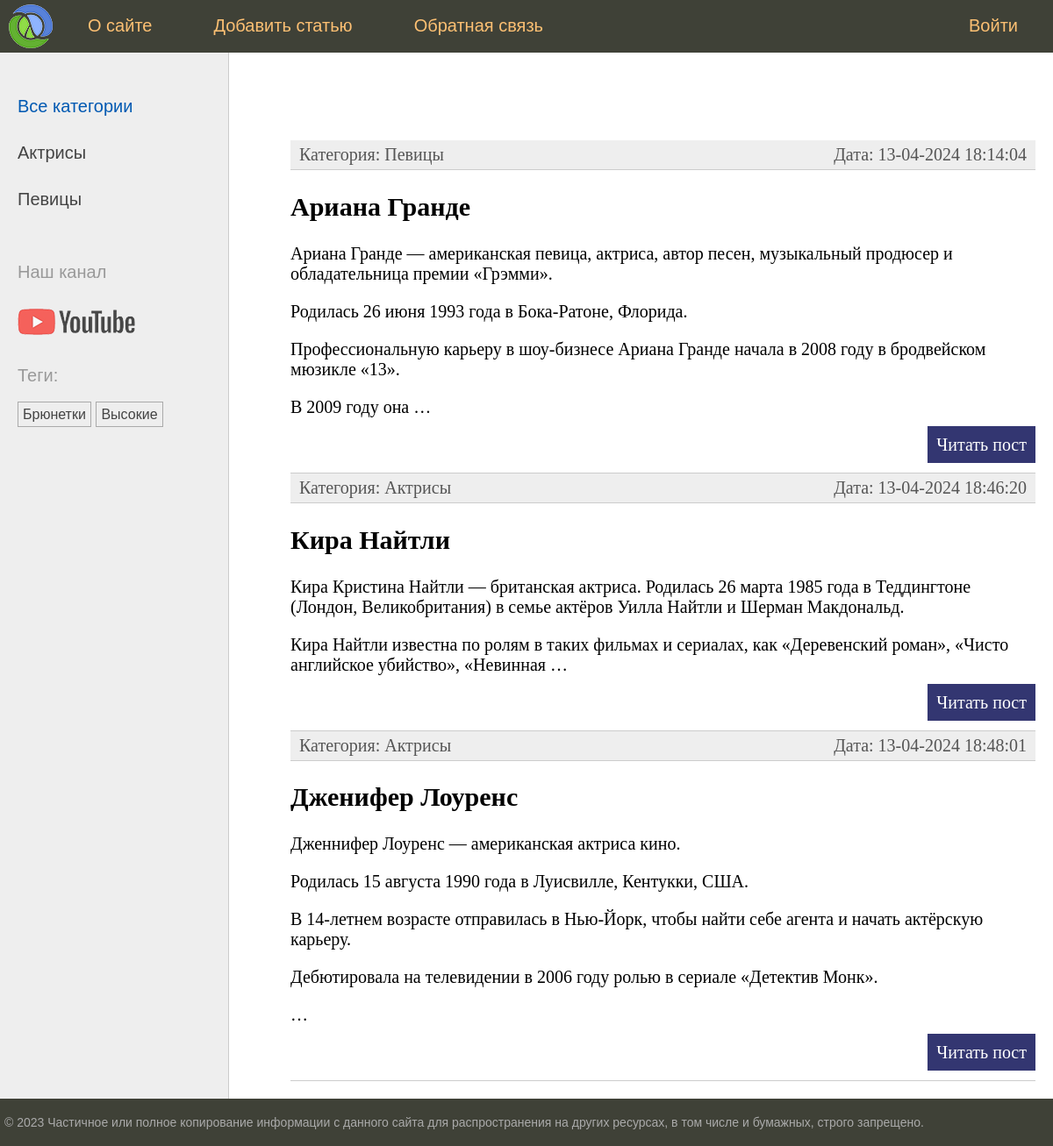
Screenshot of /tag/brunetky/ with the database file from the repository.
### sitewomen/women/models.py (models this page shows, shortened)
class Category(models.Model):
    name = models.CharField(max_length=100, db_index=True)
    slug = models.SlugField(max_length=255, unique=True, db_index=True)
    def __str__(self):
        return self.name
    def get_absolute_url(self):
        return reverse('category', kwargs={'cat_slug': self.slug})

class TagPost(models.Model):
    tag = models.CharField(max_length=100, db_index=True)
    slug = models.SlugField(max_length=255, unique=True, db_index=True)
    def get_absolute_url(self):
        return reverse('tag', kwargs={'tag_slug': self.slug})

class Women(models.Model):
    class Status(models.IntegerChoices):
        DRAFT = 0, 'Черновик'
        PUBLISHED = 1, 'Опубликовано'
    title = models.CharField(max_length=255)
    slug = models.SlugField(max_length=255, unique=True, db_index=True)
    content = models.TextField(blank=True)
    time_create = models.DateTimeField(auto_now_add=True)
    time_update = models.DateTimeField(auto_now=True)
    is_published = models.BooleanField(choices=Status.choices, default=Status.DRAFT)
    cat = models.ForeignKey('Category', on_delete=models.CASCADE, related_name='posts')
    tags = models.ManyToManyField('TagPost', blank=True, related_name='tags')
    husband = models.OneToOneField('Husband', on_delete=models.SET_NULL, null=True, blank=True, related_name='women')
    objects = models.Manager()
    published = PublishedManager()
    class Meta:
        ordering = ['-time_create']
        indexes = [
            models.Index(fields=['-time_create'])
        ]
    def get_absolute_url(self):
        return reverse('post', kwargs={'post_slug': self.slug})

### sitewomen/women/views.py (the view)
# urls.py: path('tag/<slug:tag_slug>/', views.show_tag_postlist, name='tag')
def show_tag_postlist(request, tag_slug):
    tag = get_object_or_404(TagPost, slug=tag_slug)
    posts = tag.tags.filter(is_published=Women.Status.PUBLISHED).select_related("cat")
    data = {'title': f'Тег: {tag.tag}', 'menu': menu, "posts": posts, 'cat_selected': 0}
    return render(request, 'women/index.html', context=data)

### sitewomen/women/templatetags/womentags.py (called while the page is built)
@register.inclusion_tag('women/list_categories.html')
def show_categories(cat_selected=0):
    cats = Category.objects.annotate(posts_count=Count("posts")).filter(posts_count__gt=0)
    return {'cats': cats, 'cat_selected': cat_selected}

@register.inclusion_tag('women/list_tags.html')
def show_all_tags():
    tags = TagPost.objects.annotate(posts_count=Count("tags")).filter(posts_count__gt=0)
    return {'tags': tags}

### sitewomen/templates/women/index.html (shortened to what this page needs)
{% extends 'base.html' %}
{% block content %}
<ul class="list-articles">
	{% for p in posts %}
	<li><div class="article-panel">
			 <p class="first">Категория: {{p.cat}}</p>
			 <p class="last">Дата: {{p.time_update|date:"d-m-Y H:i:s"}}</p>
	</div>
	<li><h2>{{p.title}}</h2>
	{% autoescape off %}
	{{p.content|linebreaks|truncatewords:40}}
	{% endautoescape %}
			<p class="link-read-post"><a href="{{ p.get_absolute_url }}">Читать пост</a></p>
			</li>
	{% endfor %}
</ul>
{% endblock %}

### sitewomen/templates/women/list_categories.html
{% for cat in cats %}
    {% if cat.id == cat_selected %}
        <li class="selected">{{ cat.name }}</li>
    {% else %}
        <li><a href="{{ cat.get_absolute_url }}">{{ cat.name }}</a></li>
    {% endif %}
{% endfor %}

### sitewomen/templates/women/list_tags.html
{% if tags %}
    Теги:</p>
    <ul class="tags-list">
        {% for t in tags %}
        <li><a href="{{t.get_absolute_url}}">{{t.tag}}</a></li>
        {% endfor %}
    </ul>
{% endif %}

### sitewomen/static/women/css/styles.css (style rules this page uses)
html, body { font-family: 'Arial'; margin: 0; padding: 0; height: 100%; width: 100%; color: #444; }
a { color: #0059b2; text-decoration: none; }
p.link-read-post { text-align: right; }
p.link-read-post a { padding: 10px; min-width: 100px; background: #333671; color: #fff; text-decoration: none; }
div.article-panel { background: #eee; padding: 5px 10px 5px 10px; box-sizing: border-box; overflow: hidden; color: #555; }
div.article-panel p.first { margin: 0; float: left; }
div.article-panel p.last { margin: 0; float: right; }
ul.list-articles { list-style: none; margin: 0; padding: 0; }
ul.list-articles li { border-bottom: 1px solid #ccc; }
.left-chapters ul { width: 230px; margin: 0; padding: 20px 10px 10px 20px; list-style: none; font-size: 20px; }
.left-chapters ul li { margin: 30px 0 0 0; color: #999; }
.left-chapters ul li a { color: #444; text-decoration: none; }
ul.tags-list { width: 100%; margin: 0; padding: 0; list-style: none; }
ul.tags-list li { margin: 0; padding: 0 0 10px; display: inline-block; }
ul.tags-list li a { padding: 5px; font-size: 16px; border: 1px solid #aaa; }

### rows the page displays
Category: name "Актрисы"
Category: name "Певицы"
TagPost: tag "Брюнетки"
TagPost: tag "Высокие"
Women: cat "Певицы", time_update "13-04-2024 18:14:04", title "Ариана Гранде", content "Ариана Гранде — американская певица, актриса, автор песен, музыкальный продюсер и обладательница премии «Грэмми». Родилась 26 июня 1993 года в Бока-Ратоне, Флорида. Профессиональную карьеру в шоу-бизнесе Ариана Гранде начала в 2008 году в бродвейском мюзикле «13». В 2009 году она …"
Women: cat "Актрисы", time_update "13-04-2024 18:46:20", title "Кира Найтли", content "Кира Кристина Найтли — британская актриса. Родилась 26 марта 1985 года в Теддингтоне (Лондон, Великобритания) в семье актёров Уилла Найтли и Шерман Макдональд. Кира Найтли известна по ролям в таких фильмах и сериалах, как «Деревенский роман», «Чисто английское убийство», «Невинная …"
Women: cat "Актрисы", time_update "13-04-2024 18:48:01", title "Дженифер Лоуренс", content "Дженнифер Лоуренс — американская актриса кино. Родилась 15 августа 1990 года в Луисвилле, Кентукки, США. В 14-летнем возрасте отправилась в Нью-Йорк, чтобы найти себе агента и начать актёрскую карьеру. Дебютировала на телевидении в 2006 году ролью в сериале «Детектив Монк». …"

### other values shown
{{ m.title }} "О сайте" "Добавить статью" "Обратная связь" "Войти"
